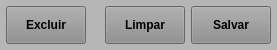
           <widget class="QWidget" name="widget_3" native="true">
            <property name="minimumSize">
             <size>
              <width>0</width>
              <height>50</height>
             </size>
            </property>
            <property name="maximumSize">
             <size>
              <width>16777215</width>
              <height>50</height>
             </size>
            </property>
            <property name="styleSheet">
             <string notr="true">background-color: rgb(182, 182, 182);</string>
            </property>
            <layout class="QHBoxLayout" name="horizontalLayout_2">
             <property name="spacing">
              <number>6</number>
             </property>
             <property name="leftMargin">
              <number>6</number>
             </property>
             <property name="topMargin">
              <number>6</number>
             </property>
             <property name="rightMargin">
              <number>6</number>
             </property>
             <property name="bottomMargin">
              <number>6</number>
             </property>
             <item>
              <widget class="QPushButton" name="btn_Excluir">
               <property name="sizePolicy">
                <sizepolicy hsizetype="Fixed" vsizetype="Preferred">
                 <horstretch>0</horstretch>
                 <verstretch>0</verstretch>
                </sizepolicy>
               </property>
               <property name="maximumSize">
                <size>
                 <width>80</width>
                 <height>16777215</height>
                </size>
               </property>
               <property name="font">
                <font>
                 <pointsize>9</pointsize>
                 <weight>75</weight>
                 <bold>true</bold>
                </font>
               </property>
               <property name="cursor">
                <cursorShape>PointingHandCursor</cursorShape>
               </property>
               <property name="layoutDirection">
                <enum>Qt::LeftToRight</enum>
               </property>
               <property name="autoFillBackground">
                <bool>false</bool>
               </property>
               <property name="styleSheet">
                <string notr="true">background-color: rgb(141, 141, 141);</string>
               </property>
               <property name="text">
                <string>Excluir</string>
               </property>
               <property name="checkable">
                <bool>false</bool>
               </property>
               <property name="autoDefault">
                <bool>false</bool>
               </property>
               <property name="default">
                <bool>false</bool>
               </property>
               <property name="flat">
                <bool>false</bool>
               </property>
              </widget>
             </item>
             <item>
              <widget class="QLabel" name="label">
               <property name="text">
                <string/>
               </property>
              </widget>
             </item>
             <item>
              <widget class="QPushButton" name="btn_Limpar">
               <property name="sizePolicy">
                <sizepolicy hsizetype="Fixed" vsizetype="Preferred">
                 <horstretch>0</horstretch>
                 <verstretch>0</verstretch>
                </sizepolicy>
               </property>
               <property name="maximumSize">
                <size>
                 <width>80</width>
                 <height>16777215</height>
                </size>
               </property>
               <property name="font">
                <font>
                 <pointsize>9</pointsize>
                 <weight>75</weight>
                 <bold>true</bold>
                </font>
               </property>
               <property name="cursor">
                <cursorShape>PointingHandCursor</cursorShape>
               </property>
               <property name="layoutDirection">
                <enum>Qt::LeftToRight</enum>
               </property>
               <property name="autoFillBackground">
                <bool>false</bool>
               </property>
               <property name="styleSheet">
                <string notr="true">background-color: rgb(141, 141, 141);</string>
               </property>
               <property name="text">
                <string>Limpar</string>
               </property>
               <property name="checkable">
                <bool>false</bool>
               </property>
               <property name="autoDefault">
                <bool>false</bool>
               </property>
               <property name="default">
                <bool>false</bool>
               </property>
               <property name="flat">
                <bool>false</bool>
               </property>
              </widget>
             </item>
             <item>
              <widget class="QPushButton" name="btn_Salvar">
               <property name="sizePolicy">
                <sizepolicy hsizetype="Fixed" vsizetype="Preferred">
                 <horstretch>0</horstretch>
                 <verstretch>0</verstretch>
                </sizepolicy>
               </property>
               <property name="maximumSize">
                <size>
                 <width>80</width>
                 <height>16777215</height>
                </size>
               </property>
               <property name="font">
                <font>
                 <pointsize>9</pointsize>
                 <weight>75</weight>
                 <bold>true</bold>
                </font>
               </property>
               <property name="cursor">
                <cursorShape>PointingHandCursor</cursorShape>
               </property>
               <property name="styleSheet">
                <string notr="true">background-color: rgb(141, 141, 141);</string>
               </property>
               <property name="text">
                <string>Salvar</string>
               </property>
              </widget>
             </item>
            </layout>
           </widget>
